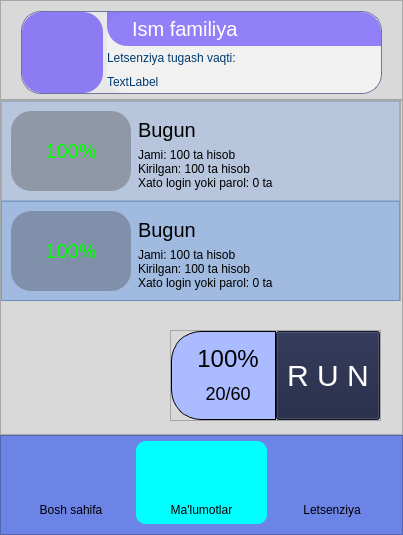
<?xml version="1.0" encoding="UTF-8"?>
<ui version="4.0">
 <class>Frame</class>
 <widget class="QFrame" name="Frame">
  <property name="geometry">
   <rect>
    <x>0</x>
    <y>0</y>
    <width>403</width>
    <height>535</height>
   </rect>
  </property>
  <property name="windowTitle">
   <string>Frame</string>
  </property>
  <property name="styleSheet">
   <string notr="true">background-color: rgb(217, 217, 217);</string>
  </property>
  <layout class="QVBoxLayout" name="verticalLayout">
   <property name="spacing">
    <number>0</number>
   </property>
   <property name="leftMargin">
    <number>0</number>
   </property>
   <property name="topMargin">
    <number>0</number>
   </property>
   <property name="rightMargin">
    <number>0</number>
   </property>
   <property name="bottomMargin">
    <number>0</number>
   </property>
   <item>
    <widget class="QFrame" name="frame">
     <property name="minimumSize">
      <size>
       <width>0</width>
       <height>100</height>
      </size>
     </property>
     <property name="maximumSize">
      <size>
       <width>16777215</width>
       <height>100</height>
      </size>
     </property>
     <property name="frameShape">
      <enum>QFrame::StyledPanel</enum>
     </property>
     <property name="frameShadow">
      <enum>QFrame::Raised</enum>
     </property>
     <layout class="QHBoxLayout" name="horizontalLayout_2">
      <property name="leftMargin">
       <number>20</number>
      </property>
      <property name="topMargin">
       <number>10</number>
      </property>
      <property name="rightMargin">
       <number>20</number>
      </property>
      <property name="bottomMargin">
       <number>5</number>
      </property>
      <item>
       <widget class="QFrame" name="frame_7">
        <property name="styleSheet">
         <string notr="true">background-color: rgba(255, 255, 255, 100);
border-radius: 20px;
border: 1px solid rgba(0, 13, 95, 130);
font: 87 8pt &quot;Arial Black&quot;;</string>
        </property>
        <property name="frameShape">
         <enum>QFrame::StyledPanel</enum>
        </property>
        <property name="frameShadow">
         <enum>QFrame::Raised</enum>
        </property>
        <layout class="QHBoxLayout" name="horizontalLayout_3">
         <property name="spacing">
          <number>4</number>
         </property>
         <property name="leftMargin">
          <number>0</number>
         </property>
         <property name="topMargin">
          <number>0</number>
         </property>
         <property name="rightMargin">
          <number>0</number>
         </property>
         <property name="bottomMargin">
          <number>0</number>
         </property>
         <item>
          <widget class="QFrame" name="frame_8">
           <property name="maximumSize">
            <size>
             <width>81</width>
             <height>16777215</height>
            </size>
           </property>
           <property name="styleSheet">
            <string notr="true">background-color: rgba(38, 0, 255, 120);
border: 0;</string>
           </property>
           <property name="frameShape">
            <enum>QFrame::StyledPanel</enum>
           </property>
           <property name="frameShadow">
            <enum>QFrame::Raised</enum>
           </property>
          </widget>
         </item>
         <item>
          <widget class="QFrame" name="frame_9">
           <property name="styleSheet">
            <string notr="true">border: 0;</string>
           </property>
           <property name="frameShape">
            <enum>QFrame::StyledPanel</enum>
           </property>
           <property name="frameShadow">
            <enum>QFrame::Raised</enum>
           </property>
           <layout class="QVBoxLayout" name="verticalLayout_5">
            <property name="spacing">
             <number>0</number>
            </property>
            <property name="leftMargin">
             <number>0</number>
            </property>
            <property name="topMargin">
             <number>0</number>
            </property>
            <property name="rightMargin">
             <number>0</number>
            </property>
            <property name="bottomMargin">
             <number>0</number>
            </property>
            <item>
             <widget class="QLabel" name="label_4">
              <property name="styleSheet">
               <string notr="true">padding: 5px 20px;
font-size: 20px;
background-color: rgba(38, 0, 255, 120);
border-radius: 0;
border-bottom-left-radius: 20px;
border-top-right-radius: 20px;
color: white;</string>
              </property>
              <property name="text">
               <string>Ism familiya</string>
              </property>
             </widget>
            </item>
            <item>
             <widget class="QLabel" name="label_6">
              <property name="styleSheet">
               <string notr="true">background-color: rgba(0, 0, 0, 0);
color: rgb(0, 59, 111);</string>
              </property>
              <property name="text">
               <string>Letsenziya tugash vaqti:</string>
              </property>
             </widget>
            </item>
            <item>
             <widget class="QLabel" name="label_5">
              <property name="styleSheet">
               <string notr="true">background-color: rgba(0, 0, 0, 0);
color: rgb(0, 59, 111);</string>
              </property>
              <property name="text">
               <string>TextLabel</string>
              </property>
             </widget>
            </item>
           </layout>
          </widget>
         </item>
        </layout>
       </widget>
      </item>
     </layout>
    </widget>
   </item>
   <item>
    <widget class="QFrame" name="frame_2">
     <property name="frameShape">
      <enum>QFrame::StyledPanel</enum>
     </property>
     <property name="frameShadow">
      <enum>QFrame::Raised</enum>
     </property>
     <widget class="QFrame" name="frame_10">
      <property name="geometry">
       <rect>
        <x>0</x>
        <y>0</y>
        <width>401</width>
        <height>201</height>
       </rect>
      </property>
      <property name="frameShape">
       <enum>QFrame::StyledPanel</enum>
      </property>
      <property name="frameShadow">
       <enum>QFrame::Raised</enum>
      </property>
      <layout class="QVBoxLayout" name="verticalLayout_7">
       <property name="spacing">
        <number>0</number>
       </property>
       <property name="leftMargin">
        <number>0</number>
       </property>
       <property name="topMargin">
        <number>0</number>
       </property>
       <property name="rightMargin">
        <number>0</number>
       </property>
       <property name="bottomMargin">
        <number>0</number>
       </property>
       <item>
        <widget class="QFrame" name="frame_13">
         <property name="minimumSize">
          <size>
           <width>0</width>
           <height>100</height>
          </size>
         </property>
         <property name="maximumSize">
          <size>
           <width>16777215</width>
           <height>100</height>
          </size>
         </property>
         <property name="styleSheet">
          <string notr="true">background-color: rgba(105, 154, 228, 0.3);</string>
         </property>
         <property name="frameShape">
          <enum>QFrame::StyledPanel</enum>
         </property>
         <property name="frameShadow">
          <enum>QFrame::Raised</enum>
         </property>
         <layout class="QHBoxLayout" name="horizontalLayout_5">
          <item>
           <widget class="QLabel" name="label_9">
            <property name="maximumSize">
             <size>
              <width>120</width>
              <height>16777215</height>
             </size>
            </property>
            <property name="styleSheet">
             <string notr="true">background-color: rgba(53, 44, 44, 0.3);
font: 81 8pt &quot;Rockwell Extra Bold&quot;;
border-radius: 20px;
font-size: 20px;
color: rgb(0, 255, 0);</string>
            </property>
            <property name="text">
             <string>100%</string>
            </property>
            <property name="alignment">
             <set>Qt::AlignCenter</set>
            </property>
           </widget>
          </item>
          <item>
           <widget class="QFrame" name="frame_16">
            <property name="styleSheet">
             <string notr="true">background-color: rgba(255, 255, 255, 0);</string>
            </property>
            <property name="frameShape">
             <enum>QFrame::StyledPanel</enum>
            </property>
            <property name="frameShadow">
             <enum>QFrame::Raised</enum>
            </property>
            <layout class="QVBoxLayout" name="verticalLayout_8">
             <property name="spacing">
              <number>0</number>
             </property>
             <property name="leftMargin">
              <number>0</number>
             </property>
             <property name="topMargin">
              <number>0</number>
             </property>
             <property name="rightMargin">
              <number>0</number>
             </property>
             <property name="bottomMargin">
              <number>0</number>
             </property>
             <item>
              <widget class="QLabel" name="label_11">
               <property name="styleSheet">
                <string notr="true">font: 81 8pt &quot;Rockwell Extra Bold&quot;;
font-size: 20px;</string>
               </property>
               <property name="text">
                <string>Bugun</string>
               </property>
              </widget>
             </item>
             <item>
              <widget class="QLabel" name="label_12">
               <property name="styleSheet">
                <string notr="true"/>
               </property>
               <property name="text">
                <string>Jami: 100 ta hisob
Kirilgan: 100 ta hisob
Xato login yoki parol: 0 ta</string>
               </property>
              </widget>
             </item>
            </layout>
           </widget>
          </item>
         </layout>
        </widget>
       </item>
       <item>
        <widget class="QFrame" name="frame_14">
         <property name="minimumSize">
          <size>
           <width>0</width>
           <height>100</height>
          </size>
         </property>
         <property name="maximumSize">
          <size>
           <width>16777215</width>
           <height>100</height>
          </size>
         </property>
         <property name="styleSheet">
          <string notr="true">background-color: rgba(105, 154, 228, 0.5)</string>
         </property>
         <property name="frameShape">
          <enum>QFrame::StyledPanel</enum>
         </property>
         <property name="frameShadow">
          <enum>QFrame::Raised</enum>
         </property>
         <layout class="QHBoxLayout" name="horizontalLayout_6">
          <item>
           <widget class="QLabel" name="label_10">
            <property name="maximumSize">
             <size>
              <width>120</width>
              <height>16777215</height>
             </size>
            </property>
            <property name="styleSheet">
             <string notr="true">background-color: rgba(53, 44, 44, 0.3);
font: 81 8pt &quot;Rockwell Extra Bold&quot;;
border-radius: 20px;
font-size: 20px;
color: rgb(0, 255, 0);</string>
            </property>
            <property name="text">
             <string>100%</string>
            </property>
            <property name="alignment">
             <set>Qt::AlignCenter</set>
            </property>
           </widget>
          </item>
          <item>
           <widget class="QFrame" name="frame_17">
            <property name="styleSheet">
             <string notr="true">background-color: rgba(255, 255, 255, 0);</string>
            </property>
            <property name="frameShape">
             <enum>QFrame::StyledPanel</enum>
            </property>
            <property name="frameShadow">
             <enum>QFrame::Raised</enum>
            </property>
            <layout class="QVBoxLayout" name="verticalLayout_9">
             <property name="spacing">
              <number>0</number>
             </property>
             <property name="leftMargin">
              <number>0</number>
             </property>
             <property name="topMargin">
              <number>0</number>
             </property>
             <property name="rightMargin">
              <number>0</number>
             </property>
             <property name="bottomMargin">
              <number>0</number>
             </property>
             <item>
              <widget class="QLabel" name="label_14">
               <property name="styleSheet">
                <string notr="true">font: 81 8pt &quot;Rockwell Extra Bold&quot;;
font-size: 20px;</string>
               </property>
               <property name="text">
                <string>Bugun</string>
               </property>
              </widget>
             </item>
             <item>
              <widget class="QLabel" name="label_13">
               <property name="styleSheet">
                <string notr="true"/>
               </property>
               <property name="text">
                <string>Jami: 100 ta hisob
Kirilgan: 100 ta hisob
Xato login yoki parol: 0 ta</string>
               </property>
              </widget>
             </item>
            </layout>
           </widget>
          </item>
         </layout>
        </widget>
       </item>
      </layout>
     </widget>
     <widget class="QFrame" name="frame_11">
      <property name="geometry">
       <rect>
        <x>170</x>
        <y>230</y>
        <width>211</width>
        <height>91</height>
       </rect>
      </property>
      <property name="frameShape">
       <enum>QFrame::StyledPanel</enum>
      </property>
      <property name="frameShadow">
       <enum>QFrame::Raised</enum>
      </property>
      <layout class="QHBoxLayout" name="horizontalLayout_4">
       <property name="spacing">
        <number>0</number>
       </property>
       <property name="leftMargin">
        <number>0</number>
       </property>
       <property name="topMargin">
        <number>0</number>
       </property>
       <property name="rightMargin">
        <number>0</number>
       </property>
       <property name="bottomMargin">
        <number>0</number>
       </property>
       <item>
        <widget class="QFrame" name="frame_12">
         <property name="styleSheet">
          <string notr="true">background-color: rgb(170, 187, 255);
border-top-left-radius: 30px;
border-bottom-left-radius: 30px;
border: 1px solid black;</string>
         </property>
         <property name="frameShape">
          <enum>QFrame::StyledPanel</enum>
         </property>
         <property name="frameShadow">
          <enum>QFrame::Raised</enum>
         </property>
         <layout class="QVBoxLayout" name="verticalLayout_6">
          <property name="spacing">
           <number>0</number>
          </property>
          <property name="rightMargin">
           <number>0</number>
          </property>
          <item>
           <widget class="QLabel" name="label_7">
            <property name="styleSheet">
             <string notr="true">font-size: 24px;
border: 0</string>
            </property>
            <property name="text">
             <string>100%</string>
            </property>
            <property name="alignment">
             <set>Qt::AlignCenter</set>
            </property>
           </widget>
          </item>
          <item>
           <widget class="QLabel" name="label_8">
            <property name="styleSheet">
             <string notr="true">font-size: 18px;
border: 0;</string>
            </property>
            <property name="text">
             <string>20/60</string>
            </property>
            <property name="alignment">
             <set>Qt::AlignCenter</set>
            </property>
           </widget>
          </item>
         </layout>
        </widget>
       </item>
       <item>
        <widget class="QPushButton" name="pushButton_4">
         <property name="sizePolicy">
          <sizepolicy hsizetype="Minimum" vsizetype="Minimum">
           <horstretch>0</horstretch>
           <verstretch>0</verstretch>
          </sizepolicy>
         </property>
         <property name="styleSheet">
          <string notr="true">color: rgb(255, 255, 255);
background-color: rgb(27, 33, 62);
font-size: 30px;</string>
         </property>
         <property name="text">
          <string>R U N</string>
         </property>
        </widget>
       </item>
      </layout>
     </widget>
    </widget>
   </item>
   <item>
    <widget class="QFrame" name="frame_3">
     <property name="minimumSize">
      <size>
       <width>0</width>
       <height>100</height>
      </size>
     </property>
     <property name="maximumSize">
      <size>
       <width>16777215</width>
       <height>100</height>
      </size>
     </property>
     <property name="styleSheet">
      <string notr="true">background-color: rgb(108, 132, 229);</string>
     </property>
     <property name="frameShape">
      <enum>QFrame::StyledPanel</enum>
     </property>
     <property name="frameShadow">
      <enum>QFrame::Raised</enum>
     </property>
     <layout class="QHBoxLayout" name="horizontalLayout">
      <property name="spacing">
       <number>0</number>
      </property>
      <property name="leftMargin">
       <number>5</number>
      </property>
      <property name="topMargin">
       <number>5</number>
      </property>
      <property name="rightMargin">
       <number>5</number>
      </property>
      <property name="bottomMargin">
       <number>10</number>
      </property>
      <item>
       <widget class="QFrame" name="frame_4">
        <property name="styleSheet">
         <string notr="true">
border-radius: 10px;</string>
        </property>
        <property name="frameShape">
         <enum>QFrame::StyledPanel</enum>
        </property>
        <property name="frameShadow">
         <enum>QFrame::Raised</enum>
        </property>
        <layout class="QVBoxLayout" name="verticalLayout_4">
         <property name="spacing">
          <number>4</number>
         </property>
         <property name="leftMargin">
          <number>0</number>
         </property>
         <property name="topMargin">
          <number>0</number>
         </property>
         <property name="rightMargin">
          <number>0</number>
         </property>
         <property name="bottomMargin">
          <number>0</number>
         </property>
         <item>
          <widget class="QPushButton" name="pushButton">
           <property name="minimumSize">
            <size>
             <width>0</width>
             <height>50</height>
            </size>
           </property>
           <property name="styleSheet">
            <string notr="true">background-color: rgba(0, 0, 0, 0);</string>
           </property>
           <property name="text">
            <string/>
           </property>
           <property name="icon">
            <iconset>
             <normaloff>../icons/home.png</normaloff>../icons/home.png</iconset>
           </property>
           <property name="iconSize">
            <size>
             <width>50</width>
             <height>50</height>
            </size>
           </property>
          </widget>
         </item>
         <item>
          <widget class="QLabel" name="label">
           <property name="text">
            <string>Bosh sahifa</string>
           </property>
           <property name="alignment">
            <set>Qt::AlignCenter</set>
           </property>
          </widget>
         </item>
        </layout>
       </widget>
      </item>
      <item>
       <widget class="QFrame" name="frame_5">
        <property name="styleSheet">
         <string notr="true">background-color: rgb(0, 255, 255);
border-radius: 10px;</string>
        </property>
        <property name="frameShape">
         <enum>QFrame::StyledPanel</enum>
        </property>
        <property name="frameShadow">
         <enum>QFrame::Raised</enum>
        </property>
        <layout class="QVBoxLayout" name="verticalLayout_3">
         <property name="spacing">
          <number>4</number>
         </property>
         <property name="leftMargin">
          <number>0</number>
         </property>
         <property name="topMargin">
          <number>0</number>
         </property>
         <property name="rightMargin">
          <number>0</number>
         </property>
         <property name="bottomMargin">
          <number>0</number>
         </property>
         <item>
          <widget class="QPushButton" name="pushButton_2">
           <property name="minimumSize">
            <size>
             <width>0</width>
             <height>50</height>
            </size>
           </property>
           <property name="styleSheet">
            <string notr="true">background-color: rgba(0, 0, 0, 0);</string>
           </property>
           <property name="text">
            <string/>
           </property>
           <property name="icon">
            <iconset>
             <normaloff>../icons/home.png</normaloff>../icons/home.png</iconset>
           </property>
           <property name="iconSize">
            <size>
             <width>50</width>
             <height>50</height>
            </size>
           </property>
          </widget>
         </item>
         <item>
          <widget class="QLabel" name="label_2">
           <property name="text">
            <string>Ma'lumotlar</string>
           </property>
           <property name="alignment">
            <set>Qt::AlignCenter</set>
           </property>
          </widget>
         </item>
        </layout>
       </widget>
      </item>
      <item>
       <widget class="QFrame" name="frame_6">
        <property name="styleSheet">
         <string notr="true">
border-radius: 10px;</string>
        </property>
        <property name="frameShape">
         <enum>QFrame::StyledPanel</enum>
        </property>
        <property name="frameShadow">
         <enum>QFrame::Raised</enum>
        </property>
        <layout class="QVBoxLayout" name="verticalLayout_2">
         <property name="spacing">
          <number>4</number>
         </property>
         <property name="leftMargin">
          <number>0</number>
         </property>
         <property name="topMargin">
          <number>0</number>
         </property>
         <property name="rightMargin">
          <number>0</number>
         </property>
         <property name="bottomMargin">
          <number>0</number>
         </property>
         <item>
          <widget class="QPushButton" name="pushButton_3">
           <property name="minimumSize">
            <size>
             <width>0</width>
             <height>50</height>
            </size>
           </property>
           <property name="styleSheet">
            <string notr="true">background-color: rgba(0, 0, 0, 0);</string>
           </property>
           <property name="text">
            <string/>
           </property>
           <property name="icon">
            <iconset>
             <normaloff>../icons/home.png</normaloff>../icons/home.png</iconset>
           </property>
           <property name="iconSize">
            <size>
             <width>50</width>
             <height>50</height>
            </size>
           </property>
          </widget>
         </item>
         <item>
          <widget class="QLabel" name="label_3">
           <property name="text">
            <string>Letsenziya</string>
           </property>
           <property name="alignment">
            <set>Qt::AlignCenter</set>
           </property>
          </widget>
         </item>
        </layout>
       </widget>
      </item>
     </layout>
    </widget>
   </item>
  </layout>
 </widget>
 <resources/>
 <connections/>
</ui>
